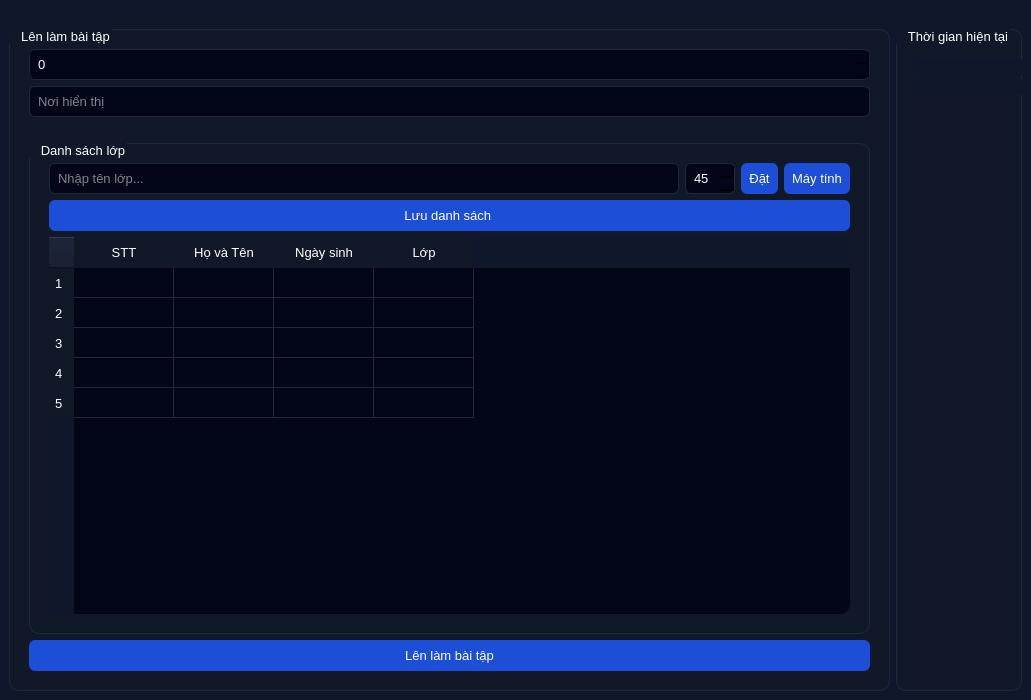
<?xml version="1.0" encoding="UTF-8"?>
<ui version="4.0">
 <class>MainMenu</class>
 <widget class="QMainWindow" name="MainMenu">
  <property name="geometry">
   <rect>
    <x>0</x>
    <y>0</y>
    <width>1031</width>
    <height>700</height>
   </rect>
  </property>
  <property name="windowTitle">
   <string>Menu Chính</string>
  </property>
  <property name="styleSheet">
   <string notr="true">QWidget {
    background: #0f172a;
    color: white;
    font: 10pt;
}

QGroupBox {
    background: #111827;
    border: 1px solid #1f2937;
    border-radius: 10px;
    margin-top: 20px;
    padding: 10px;
}

QGroupBox::title {
    color: white;
    padding-left: 10px;
}

QPushButton {
    background: #1d4ed8;
    color: white;
    padding: 8px;
    border-radius: 6px;
}

QPushButton:hover {
    background: #2563eb;
}

QPushButton:pressed {
    background: #1e40af;
}

QLineEdit, QSpinBox {
    background: #020617;
    border: 1px solid #1f2937;
    border-radius: 6px;
    color: white;
    padding: 6px;
}

QTableWidget {
    background: #020617;
    border-radius: 10px;
    gridline-color: #1f2937;
}

QHeaderView::section {
    background: #111827;
    color: white;
    padding: 6px;
    border: 0;
}

QPushButton#seat1, QPushButton#seat2, QPushButton#seat3,
QPushButton#seat4, QPushButton#seat5 {
    background: #020617;
    border: 1px solid #1f2937;
}
</string>
  </property>
  <widget class="QWidget" name="centralwidget">
   <layout class="QHBoxLayout" name="mainLayout">
    <item>
     <layout class="QVBoxLayout">
      <item>
       <layout class="QHBoxLayout">
        <item>
         <widget class="QGroupBox" name="groupbox">
          <property name="title">
           <string>Lên làm bài tập</string>
          </property>
          <layout class="QVBoxLayout">
           <item>
            <widget class="QSpinBox" name="so_ban"/>
           </item>
           <item>
            <widget class="QLineEdit" name="name">
             <property name="placeholderText">
              <string>Nơi hiển thị</string>
             </property>
            </widget>
           </item>
           <item>
            <widget class="QGroupBox" name="groupClass">
             <property name="title">
              <string>Danh sách lớp</string>
             </property>
             <layout class="QVBoxLayout">
              <item>
               <layout class="QHBoxLayout">
                <item>
                 <widget class="QLineEdit" name="lop">
                  <property name="placeholderText">
                   <string>Nhập tên lớp...</string>
                  </property>
                 </widget>
                </item>
                <item>
                 <widget class="QSpinBox" name="spinBoxSiSo">
                  <property name="minimum">
                   <number>1</number>
                  </property>
                  <property name="maximum">
                   <number>60</number>
                  </property>
                  <property name="value">
                   <number>45</number>
                  </property>
                 </widget>
                </item>
                <item>
                 <widget class="QPushButton" name="update">
                  <property name="text">
                   <string>Đặt</string>
                  </property>
                 </widget>
                </item>
                <item>
                 <widget class="QPushButton" name="pushButton">
                  <property name="text">
                   <string>Máy tính</string>
                  </property>
                 </widget>
                </item>
               </layout>
              </item>
              <item>
               <widget class="QPushButton" name="save">
                <property name="text">
                 <string>Lưu danh sách </string>
                </property>
               </widget>
              </item>
              <item>
               <widget class="QTableWidget" name="tableHocSinh">
                <property name="rowCount">
                 <number>5</number>
                </property>
                <property name="columnCount">
                 <number>4</number>
                </property>
                <row/>
                <row/>
                <row/>
                <row/>
                <row/>
                <column>
                 <property name="text">
                  <string>STT</string>
                 </property>
                </column>
                <column>
                 <property name="text">
                  <string>Họ và Tên</string>
                 </property>
                </column>
                <column>
                 <property name="text">
                  <string>Ngày sinh</string>
                 </property>
                </column>
                <column>
                 <property name="text">
                  <string>Lớp</string>
                 </property>
                </column>
               </widget>
              </item>
             </layout>
            </widget>
           </item>
           <item>
            <widget class="QPushButton" name="bt">
             <property name="text">
              <string>Lên làm bài tập</string>
             </property>
            </widget>
           </item>
          </layout>
         </widget>
        </item>
        <item>
         <widget class="QGroupBox" name="timeBox">
          <property name="title">
           <string>Thời gian hiện tại</string>
          </property>
          <widget class="QLabel" name="time">
           <property name="geometry">
            <rect>
             <x>17</x>
             <y>50</y>
             <width>161</width>
             <height>16</height>
            </rect>
           </property>
           <property name="text">
            <string/>
           </property>
          </widget>
          <widget class="QLabel" name="date">
           <property name="geometry">
            <rect>
             <x>17</x>
             <y>70</y>
             <width>171</width>
             <height>16</height>
            </rect>
           </property>
           <property name="text">
            <string/>
           </property>
          </widget>
          <widget class="QPushButton" name="logout">
           <property name="geometry">
            <rect>
             <x>446</x>
             <y>30</y>
             <width>101</width>
             <height>29</height>
            </rect>
           </property>
           <property name="text">
            <string>Đăng xuất</string>
           </property>
          </widget>
         </widget>
        </item>
       </layout>
      </item>
     </layout>
    </item>
   </layout>
  </widget>
 </widget>
 <resources/>
 <connections/>
</ui>
